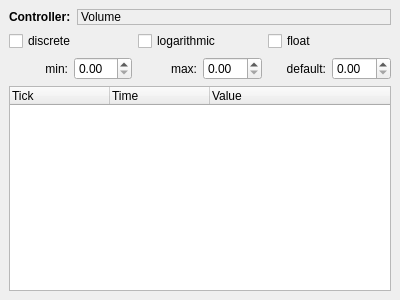
<ui version="4.0" >
 <class>CtrlListEdit</class>
 <widget class="QWidget" name="CtrlListEdit" >
  <property name="geometry" >
   <rect>
    <x>0</x>
    <y>0</y>
    <width>400</width>
    <height>300</height>
   </rect>
  </property>
  <property name="windowTitle" >
   <string>Form</string>
  </property>
  <layout class="QVBoxLayout" >
   <property name="margin" >
    <number>9</number>
   </property>
   <property name="spacing" >
    <number>6</number>
   </property>
   <item>
    <layout class="QHBoxLayout" >
     <property name="margin" >
      <number>0</number>
     </property>
     <property name="spacing" >
      <number>6</number>
     </property>
     <item>
      <widget class="QLabel" name="label" >
       <property name="font" >
        <font>
         <weight>75</weight>
         <bold>true</bold>
        </font>
       </property>
       <property name="text" >
        <string>Controller:</string>
       </property>
      </widget>
     </item>
     <item>
      <widget class="QLabel" name="controllerName" >
       <property name="sizePolicy" >
        <sizepolicy>
         <hsizetype>7</hsizetype>
         <vsizetype>5</vsizetype>
         <horstretch>0</horstretch>
         <verstretch>0</verstretch>
        </sizepolicy>
       </property>
       <property name="frameShape" >
        <enum>QFrame::StyledPanel</enum>
       </property>
       <property name="frameShadow" >
        <enum>QFrame::Sunken</enum>
       </property>
       <property name="lineWidth" >
        <number>2</number>
       </property>
       <property name="text" >
        <string>Volume</string>
       </property>
       <property name="textFormat" >
        <enum>Qt::PlainText</enum>
       </property>
      </widget>
     </item>
    </layout>
   </item>
   <item>
    <layout class="QHBoxLayout" >
     <property name="margin" >
      <number>0</number>
     </property>
     <property name="spacing" >
      <number>6</number>
     </property>
     <item>
      <widget class="QCheckBox" name="discreteCheckBox" >
       <property name="text" >
        <string>discrete</string>
       </property>
      </widget>
     </item>
     <item>
      <widget class="QCheckBox" name="logarithmicCheckBox" >
       <property name="text" >
        <string>logarithmic</string>
       </property>
      </widget>
     </item>
     <item>
      <widget class="QCheckBox" name="floatCheckBox" >
       <property name="text" >
        <string>float</string>
       </property>
      </widget>
     </item>
    </layout>
   </item>
   <item>
    <layout class="QHBoxLayout" >
     <property name="margin" >
      <number>0</number>
     </property>
     <property name="spacing" >
      <number>6</number>
     </property>
     <item>
      <widget class="QLabel" name="label_2" >
       <property name="text" >
        <string>min:</string>
       </property>
       <property name="alignment" >
        <set>Qt::AlignRight|Qt::AlignTrailing|Qt::AlignVCenter</set>
       </property>
      </widget>
     </item>
     <item>
      <widget class="QDoubleSpinBox" name="minValue" />
     </item>
     <item>
      <widget class="QLabel" name="l2" >
       <property name="text" >
        <string>max:</string>
       </property>
       <property name="alignment" >
        <set>Qt::AlignRight|Qt::AlignTrailing|Qt::AlignVCenter</set>
       </property>
      </widget>
     </item>
     <item>
      <widget class="QDoubleSpinBox" name="maxValue" />
     </item>
     <item>
      <widget class="QLabel" name="l3" >
       <property name="text" >
        <string>default:</string>
       </property>
       <property name="alignment" >
        <set>Qt::AlignRight|Qt::AlignTrailing|Qt::AlignVCenter</set>
       </property>
      </widget>
     </item>
     <item>
      <widget class="QDoubleSpinBox" name="defaultValue" />
     </item>
    </layout>
   </item>
   <item>
    <widget class="QTreeWidget" name="ctrlList" >
     <column>
      <property name="text" >
       <string>Tick</string>
      </property>
     </column>
     <column>
      <property name="text" >
       <string>Time</string>
      </property>
     </column>
     <column>
      <property name="text" >
       <string>Value</string>
      </property>
     </column>
    </widget>
   </item>
  </layout>
 </widget>
 <resources/>
 <connections/>
</ui>
